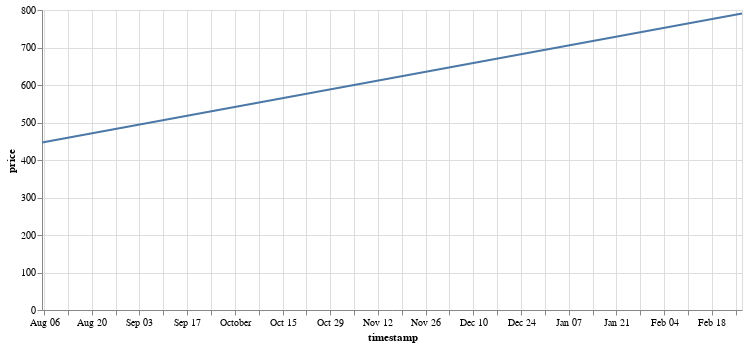

The cell this chart's notebook holds for it:
### Code cell
import altair as alt

chart = alt.Chart(df).mark_line().encode(
    x='timestamp',
    y='price'
).properties(width=700, height=300)

chart

### Figure 1 — Vega-Lite specification as saved in the notebook (floating-point values rounded to 4 significant figures)
{"config": {"view": {"continuousWidth": 300, "continuousHeight": 300}}, "data": {"name": "data-f46bd9b3e722d210218ce4dd5c2bae2f"}, "mark": {"type": "line"}, "encoding": {"x": {"field": "timestamp", "type": "temporal"}, "y": {"field": "price", "type": "quantitative"}}, "height": 300, "width": 700, "$schema": "https://vega.github.io/schema/vega-lite/v5.8.0.json", "datasets": {"data-f46bd9b3e722d210218ce4dd5c2bae2f": [{"ticker": "NVDA", "price": 790.9, "timestamp": "2024-02-26T20:44:50.448746"}, {"ticker": "NVDA", "price": 446.8, "timestamp": "2023-08-05T09:24:59.844353"}]}}
